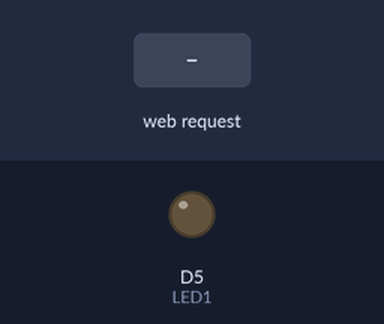
The sketch below on a simulated ESP8266 (NodeMCU). On the bench: output pins drawn as LEDs (lit = HIGH). Inputs (shaded band) come from the test bench. What the sketch prints to the serial monitor is not drawn.

Above: at 1.2 s.
1.3 s: HTTP request GET /led1/on received
At 2.2 s:
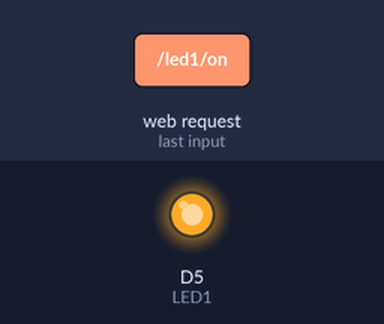
2.8 s: HTTP request GET /led1/off received
At 3.3 s:
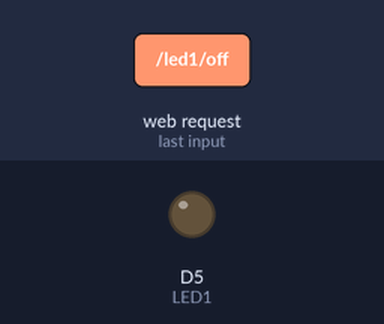
Timing chart, 0 to 5.8 s (numbered marks = the images above; inputs shaded):
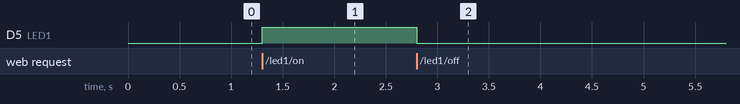

Measured:
- after the input at 1.3 s, D5 (LED1): LOW → HIGH at once
- after the input at 2.8 s, D5 (LED1): HIGH → LOW at once

The sketch:

tsak_3.ino
```cpp
#ifdef ESP8266
#include <ESP8266WiFi.h>
#include <ESP8266mDNS.h>
#elif defined(ESP32)
#include <WiFi.h>
#include <ESPmDNS.h>
#else
#error "Board not found"
#endif

#define LED1 D5

const char* ssid = "TRIOT"; // Replace with your preferred AP name
const char* password = ""; // Replace with your password (optional)

const char webpage[] PROGMEM = R"=====(
<!DOCTYPE html>
<html>
<body>
<title>Samarth</title>
<center>
<h1>TASK 3 TRIOT</h1>
<h3> LED 1 </h3>
<button id="led1OnBtn">On</button>
<button id="led1OffBtn">Off</button>
<span id="led1Status"></span>
</center>
<script>
  document.getElementById("led1OnBtn").addEventListener("click", function() {
    fetch("/led1/on").then(response => {
      if (response.ok) {
        return response.text();
      } else {
        throw new Error("LED control failed");
      }
    }).then(data => {
      document.getElementById("led1Status").textContent = "LED1: On";
    }).catch(error => {
      console.error(error);
      document.getElementById("led1Status").textContent = "Error turning LED1 on";
    });
  });

  document.getElementById("led1OffBtn").addEventListener("click", function() {
    fetch("/led1/off").then(response => {
      if (response.ok) {
        return response.text();
      } else {
        throw new Error("LED control failed");
      }
    }).then(data => {
      document.getElementById("led1Status").textContent = "LED1: Off";
    }).catch(error => {
      console.error(error);
      document.getElementById("led1Status").textContent = "Error turning LED1 off";
    });
  });
</script>
</body>
</html>
)=====";

#include <ESPAsyncWebServer.h>

AsyncWebServer server(80);

void notFound(AsyncWebServerRequest *request) {
  request->send(404, "text/plain", "Page Not found");
}

void setup() {
  Serial.begin(115200);
  pinMode(LED1, OUTPUT);

  WiFi.mode(WIFI_AP);
  WiFi.softAP(ssid, password);
  Serial.println("AP started");
  Serial.println("IP address: ");
  Serial.println(WiFi.softAPIP());

  if (!MDNS.begin("esp")) {
    Serial.println("Error starting mDNS responder");
  } else {
    Serial.println("mDNS responder started");
  }

  server.on("/", [](AsyncWebServerRequest *request) {
    request->send_P(200, "text/html", webpage);
  });

  server.on("/led1/on", HTTP_GET, [](AsyncWebServerRequest *request) {
    digitalWrite(LED1, HIGH);
    request->send_P(200, "text/html", webpage);
  });

  server.on("/led1/off", HTTP_GET, [](AsyncWebServerRequest *request) {
    digitalWrite(LED1, LOW);
    request->send_P(200, "text/html", webpage);
  });

  server.onNotFound(notFound);
  server.begin();
}

void loop() {
  // You can add code here to monitor the LED state or perform other tasks (optional)
}
```
